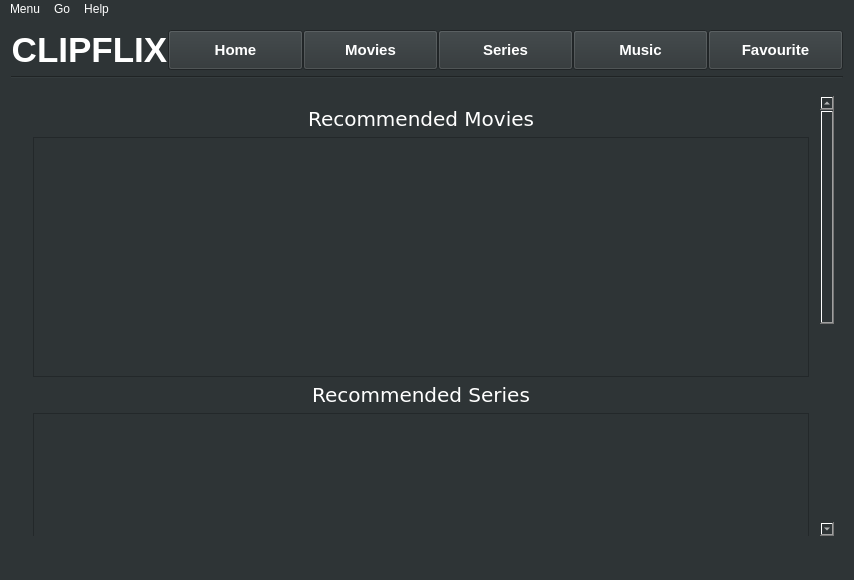
<?xml version="1.0" encoding="UTF-8"?>
<ui version="4.0">
 <class>MainWindow</class>
 <widget class="QMainWindow" name="MainWindow">
  <property name="geometry">
   <rect>
    <x>0</x>
    <y>0</y>
    <width>854</width>
    <height>580</height>
   </rect>
  </property>
  <property name="minimumSize">
   <size>
    <width>854</width>
    <height>580</height>
   </size>
  </property>
  <property name="sizeIncrement">
   <size>
    <width>16</width>
    <height>9</height>
   </size>
  </property>
  <property name="windowTitle">
   <string>ClipFlix</string>
  </property>
  <property name="windowIcon">
   <iconset resource="Resource.qrc">
    <normaloff>:/images/image/logo.png</normaloff>:/images/image/logo.png</iconset>
  </property>
  <property name="autoFillBackground">
   <bool>false</bool>
  </property>
  <property name="styleSheet">
   <string notr="true">background-color: rgb(46, 52, 54);
color: white;</string>
  </property>
  <widget class="QWidget" name="centralWidget">
   <layout class="QGridLayout" name="gridLayout_2">
    <item row="1" column="0">
     <layout class="QHBoxLayout" name="horizontalLayout_7">
      <property name="spacing">
       <number>0</number>
      </property>
      <property name="sizeConstraint">
       <enum>QLayout::SetNoConstraint</enum>
      </property>
      <item>
       <widget class="QLabel" name="titulo">
        <property name="sizePolicy">
         <sizepolicy hsizetype="Preferred" vsizetype="Maximum">
          <horstretch>0</horstretch>
          <verstretch>0</verstretch>
         </sizepolicy>
        </property>
        <property name="text">
         <string>&lt;html&gt;&lt;head/&gt;&lt;body&gt;&lt;p align=&quot;center&quot;&gt;&lt;span style=&quot; font-size:26pt; font-weight:600;&quot;&gt;CLIPFLIX&lt;/span&gt;&lt;/p&gt;&lt;/body&gt;&lt;/html&gt;</string>
        </property>
        <property name="alignment">
         <set>Qt::AlignCenter</set>
        </property>
       </widget>
      </item>
      <item>
       <widget class="QPushButton" name="pushButton_5">
        <property name="sizePolicy">
         <sizepolicy hsizetype="Minimum" vsizetype="Minimum">
          <horstretch>0</horstretch>
          <verstretch>0</verstretch>
         </sizepolicy>
        </property>
        <property name="minimumSize">
         <size>
          <width>0</width>
          <height>23</height>
         </size>
        </property>
        <property name="font">
         <font>
          <family>Arial</family>
          <pointsize>11</pointsize>
          <weight>75</weight>
          <bold>true</bold>
         </font>
        </property>
        <property name="text">
         <string>Home</string>
        </property>
        <property name="checkable">
         <bool>false</bool>
        </property>
       </widget>
      </item>
      <item>
       <widget class="QPushButton" name="pushButton_4">
        <property name="sizePolicy">
         <sizepolicy hsizetype="Minimum" vsizetype="Minimum">
          <horstretch>0</horstretch>
          <verstretch>0</verstretch>
         </sizepolicy>
        </property>
        <property name="minimumSize">
         <size>
          <width>0</width>
          <height>23</height>
         </size>
        </property>
        <property name="font">
         <font>
          <family>Arial</family>
          <pointsize>11</pointsize>
          <weight>75</weight>
          <bold>true</bold>
         </font>
        </property>
        <property name="text">
         <string>Movies</string>
        </property>
        <property name="checkable">
         <bool>false</bool>
        </property>
        <property name="checked">
         <bool>false</bool>
        </property>
       </widget>
      </item>
      <item>
       <widget class="QPushButton" name="pushButton_3">
        <property name="sizePolicy">
         <sizepolicy hsizetype="Minimum" vsizetype="Minimum">
          <horstretch>0</horstretch>
          <verstretch>0</verstretch>
         </sizepolicy>
        </property>
        <property name="minimumSize">
         <size>
          <width>0</width>
          <height>23</height>
         </size>
        </property>
        <property name="font">
         <font>
          <family>Arial</family>
          <pointsize>11</pointsize>
          <weight>75</weight>
          <bold>true</bold>
         </font>
        </property>
        <property name="text">
         <string>Series</string>
        </property>
        <property name="checkable">
         <bool>false</bool>
        </property>
       </widget>
      </item>
      <item>
       <widget class="QPushButton" name="pushButton_2">
        <property name="sizePolicy">
         <sizepolicy hsizetype="Minimum" vsizetype="Minimum">
          <horstretch>0</horstretch>
          <verstretch>0</verstretch>
         </sizepolicy>
        </property>
        <property name="font">
         <font>
          <family>Arial</family>
          <pointsize>11</pointsize>
          <weight>75</weight>
          <bold>true</bold>
         </font>
        </property>
        <property name="text">
         <string>Music</string>
        </property>
       </widget>
      </item>
      <item>
       <widget class="QPushButton" name="pushButton_1">
        <property name="sizePolicy">
         <sizepolicy hsizetype="Minimum" vsizetype="Minimum">
          <horstretch>0</horstretch>
          <verstretch>0</verstretch>
         </sizepolicy>
        </property>
        <property name="font">
         <font>
          <family>Arial</family>
          <pointsize>11</pointsize>
          <weight>75</weight>
          <bold>true</bold>
         </font>
        </property>
        <property name="text">
         <string>Favourite</string>
        </property>
       </widget>
      </item>
     </layout>
    </item>
    <item row="2" column="0">
     <widget class="Line" name="line">
      <property name="orientation">
       <enum>Qt::Horizontal</enum>
      </property>
     </widget>
    </item>
    <item row="3" column="0">
     <widget class="QStackedWidget" name="tabWidget">
      <property name="enabled">
       <bool>true</bool>
      </property>
      <property name="font">
       <font>
        <family>DejaVu Sans</family>
        <pointsize>20</pointsize>
       </font>
      </property>
      <property name="layoutDirection">
       <enum>Qt::LeftToRight</enum>
      </property>
      <widget class="QWidget" name="home">
       <layout class="QGridLayout" name="gridLayout_4">
        <property name="rightMargin">
         <number>9</number>
        </property>
        <item row="0" column="0">
         <widget class="QScrollArea" name="scroll_home">
          <property name="sizePolicy">
           <sizepolicy hsizetype="Minimum" vsizetype="MinimumExpanding">
            <horstretch>0</horstretch>
            <verstretch>0</verstretch>
           </sizepolicy>
          </property>
          <property name="frameShape">
           <enum>QFrame::NoFrame</enum>
          </property>
          <property name="frameShadow">
           <enum>QFrame::Plain</enum>
          </property>
          <property name="widgetResizable">
           <bool>true</bool>
          </property>
          <widget class="QWidget" name="scroll_home_contents">
           <property name="geometry">
            <rect>
             <x>0</x>
             <y>0</y>
             <width>804</width>
             <height>840</height>
            </rect>
           </property>
           <property name="sizePolicy">
            <sizepolicy hsizetype="Minimum" vsizetype="Minimum">
             <horstretch>0</horstretch>
             <verstretch>0</verstretch>
            </sizepolicy>
           </property>
           <layout class="QVBoxLayout" name="verticalLayout">
            <property name="sizeConstraint">
             <enum>QLayout::SetMaximumSize</enum>
            </property>
            <item>
             <widget class="QLabel" name="label">
              <property name="sizePolicy">
               <sizepolicy hsizetype="Preferred" vsizetype="Preferred">
                <horstretch>0</horstretch>
                <verstretch>0</verstretch>
               </sizepolicy>
              </property>
              <property name="font">
               <font>
                <family>DejaVu Sans</family>
                <pointsize>15</pointsize>
               </font>
              </property>
              <property name="text">
               <string>&lt;html&gt;&lt;head/&gt;&lt;body&gt;&lt;p align=&quot;center&quot;&gt;Recommended Movies&lt;/p&gt;&lt;/body&gt;&lt;/html&gt;</string>
              </property>
             </widget>
            </item>
            <item>
             <widget class="QScrollArea" name="home_movies">
              <property name="sizePolicy">
               <sizepolicy hsizetype="Preferred" vsizetype="Preferred">
                <horstretch>0</horstretch>
                <verstretch>0</verstretch>
               </sizepolicy>
              </property>
              <property name="minimumSize">
               <size>
                <width>0</width>
                <height>240</height>
               </size>
              </property>
              <property name="verticalScrollBarPolicy">
               <enum>Qt::ScrollBarAsNeeded</enum>
              </property>
              <property name="widgetResizable">
               <bool>true</bool>
              </property>
              <widget class="QWidget" name="scrollAreaWidgetContents_2">
               <property name="geometry">
                <rect>
                 <x>0</x>
                 <y>0</y>
                 <width>16</width>
                 <height>238</height>
                </rect>
               </property>
               <property name="sizePolicy">
                <sizepolicy hsizetype="Maximum" vsizetype="Preferred">
                 <horstretch>0</horstretch>
                 <verstretch>0</verstretch>
                </sizepolicy>
               </property>
               <layout class="QHBoxLayout" name="horizontalLayout_4">
                <property name="spacing">
                 <number>0</number>
                </property>
                <property name="leftMargin">
                 <number>0</number>
                </property>
                <property name="topMargin">
                 <number>0</number>
                </property>
                <property name="rightMargin">
                 <number>0</number>
                </property>
                <property name="bottomMargin">
                 <number>0</number>
                </property>
                <item>
                 <layout class="QHBoxLayout" name="home_movies_scroll"/>
                </item>
               </layout>
              </widget>
             </widget>
            </item>
            <item>
             <widget class="QLabel" name="label_2">
              <property name="font">
               <font>
                <family>DejaVu Sans</family>
                <pointsize>15</pointsize>
               </font>
              </property>
              <property name="text">
               <string>&lt;html&gt;&lt;head/&gt;&lt;body&gt;&lt;p align=&quot;center&quot;&gt;Recommended Series&lt;/p&gt;&lt;/body&gt;&lt;/html&gt;</string>
              </property>
             </widget>
            </item>
            <item>
             <widget class="QScrollArea" name="home_series">
              <property name="sizePolicy">
               <sizepolicy hsizetype="Preferred" vsizetype="Preferred">
                <horstretch>0</horstretch>
                <verstretch>0</verstretch>
               </sizepolicy>
              </property>
              <property name="minimumSize">
               <size>
                <width>0</width>
                <height>240</height>
               </size>
              </property>
              <property name="widgetResizable">
               <bool>true</bool>
              </property>
              <widget class="QWidget" name="scrollAreaWidgetContents_3">
               <property name="geometry">
                <rect>
                 <x>0</x>
                 <y>0</y>
                 <width>16</width>
                 <height>238</height>
                </rect>
               </property>
               <property name="sizePolicy">
                <sizepolicy hsizetype="Maximum" vsizetype="Preferred">
                 <horstretch>0</horstretch>
                 <verstretch>0</verstretch>
                </sizepolicy>
               </property>
               <layout class="QHBoxLayout" name="horizontalLayout_3">
                <property name="spacing">
                 <number>0</number>
                </property>
                <property name="leftMargin">
                 <number>0</number>
                </property>
                <property name="topMargin">
                 <number>0</number>
                </property>
                <property name="rightMargin">
                 <number>0</number>
                </property>
                <property name="bottomMargin">
                 <number>0</number>
                </property>
                <item>
                 <layout class="QHBoxLayout" name="home_series_scroll"/>
                </item>
               </layout>
              </widget>
             </widget>
            </item>
            <item>
             <widget class="QLabel" name="label_3">
              <property name="font">
               <font>
                <family>DejaVu Sans</family>
                <pointsize>15</pointsize>
               </font>
              </property>
              <property name="text">
               <string>&lt;html&gt;&lt;head/&gt;&lt;body&gt;&lt;p align=&quot;center&quot;&gt;Recommended Music&lt;/p&gt;&lt;/body&gt;&lt;/html&gt;</string>
              </property>
             </widget>
            </item>
            <item>
             <widget class="QScrollArea" name="home_Music">
              <property name="sizePolicy">
               <sizepolicy hsizetype="Preferred" vsizetype="Preferred">
                <horstretch>0</horstretch>
                <verstretch>0</verstretch>
               </sizepolicy>
              </property>
              <property name="minimumSize">
               <size>
                <width>0</width>
                <height>240</height>
               </size>
              </property>
              <property name="widgetResizable">
               <bool>true</bool>
              </property>
              <property name="alignment">
               <set>Qt::AlignLeading|Qt::AlignLeft|Qt::AlignVCenter</set>
              </property>
              <widget class="QWidget" name="scrollAreaWidgetContents_5">
               <property name="geometry">
                <rect>
                 <x>0</x>
                 <y>0</y>
                 <width>16</width>
                 <height>238</height>
                </rect>
               </property>
               <property name="sizePolicy">
                <sizepolicy hsizetype="Maximum" vsizetype="Preferred">
                 <horstretch>0</horstretch>
                 <verstretch>0</verstretch>
                </sizepolicy>
               </property>
               <property name="minimumSize">
                <size>
                 <width>0</width>
                 <height>0</height>
                </size>
               </property>
               <layout class="QHBoxLayout" name="horizontalLayout_5">
                <property name="spacing">
                 <number>0</number>
                </property>
                <property name="leftMargin">
                 <number>0</number>
                </property>
                <property name="topMargin">
                 <number>0</number>
                </property>
                <property name="rightMargin">
                 <number>0</number>
                </property>
                <property name="bottomMargin">
                 <number>0</number>
                </property>
                <item>
                 <layout class="QHBoxLayout" name="home_music_scroll"/>
                </item>
               </layout>
              </widget>
             </widget>
            </item>
           </layout>
          </widget>
         </widget>
        </item>
       </layout>
      </widget>
      <widget class="QWidget" name="movies">
       <layout class="QHBoxLayout" name="horizontalLayout">
        <item>
         <layout class="QHBoxLayout" name="movies_layout"/>
        </item>
       </layout>
      </widget>
      <widget class="QWidget" name="series">
       <layout class="QGridLayout" name="gridLayout_9">
        <item row="0" column="0">
         <layout class="QHBoxLayout" name="series_layout"/>
        </item>
       </layout>
      </widget>
      <widget class="QWidget" name="music">
       <layout class="QGridLayout" name="gridLayout_10">
        <item row="0" column="0">
         <layout class="QHBoxLayout" name="musics_layout"/>
        </item>
       </layout>
      </widget>
      <widget class="QWidget" name="favourite">
       <layout class="QGridLayout" name="gridLayout_5">
        <property name="leftMargin">
         <number>0</number>
        </property>
        <property name="topMargin">
         <number>0</number>
        </property>
        <property name="rightMargin">
         <number>0</number>
        </property>
        <property name="bottomMargin">
         <number>0</number>
        </property>
        <property name="spacing">
         <number>0</number>
        </property>
        <item row="0" column="0">
         <layout class="QHBoxLayout" name="fav_layout"/>
        </item>
       </layout>
      </widget>
     </widget>
    </item>
   </layout>
  </widget>
  <widget class="QStatusBar" name="statusBar"/>
  <widget class="QMenuBar" name="menuBar">
   <property name="geometry">
    <rect>
     <x>0</x>
     <y>0</y>
     <width>854</width>
     <height>22</height>
    </rect>
   </property>
   <property name="defaultUp">
    <bool>false</bool>
   </property>
   <widget class="QMenu" name="menuHelp">
    <property name="title">
     <string>Help</string>
    </property>
    <addaction name="actionAbout_Qt"/>
   </widget>
   <widget class="QMenu" name="menuMenu">
    <property name="title">
     <string>Menu</string>
    </property>
    <addaction name="actionExit"/>
   </widget>
   <widget class="QMenu" name="menuGo">
    <property name="title">
     <string>Go</string>
    </property>
    <addaction name="actionHome"/>
    <addaction name="actionMovies"/>
    <addaction name="actionSeries"/>
    <addaction name="actionMusic"/>
    <addaction name="actionFavourite"/>
   </widget>
   <addaction name="menuMenu"/>
   <addaction name="menuGo"/>
   <addaction name="menuHelp"/>
  </widget>
  <action name="actionAbout_Qt">
   <property name="text">
    <string>About Qt</string>
   </property>
  </action>
  <action name="actionExit">
   <property name="text">
    <string>Exit</string>
   </property>
  </action>
  <action name="actionHome">
   <property name="text">
    <string>Home</string>
   </property>
  </action>
  <action name="actionMovies">
   <property name="text">
    <string>Movies</string>
   </property>
  </action>
  <action name="actionSeries">
   <property name="text">
    <string>Series</string>
   </property>
  </action>
  <action name="actionMusic">
   <property name="text">
    <string>Music</string>
   </property>
  </action>
  <action name="actionFavourite">
   <property name="text">
    <string>Favourite</string>
   </property>
  </action>
 </widget>
 <layoutdefault spacing="6" margin="11"/>
 <resources>
  <include location="Resource.qrc"/>
 </resources>
 <connections/>
</ui>
